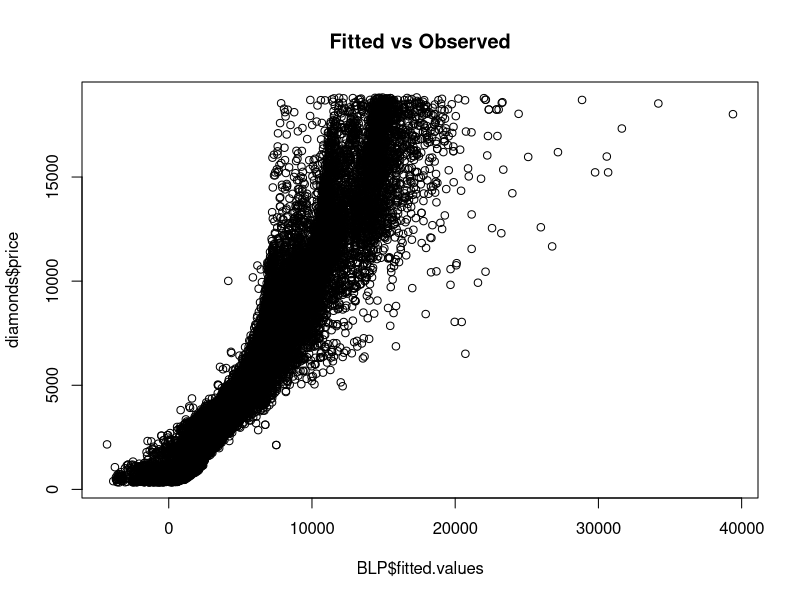
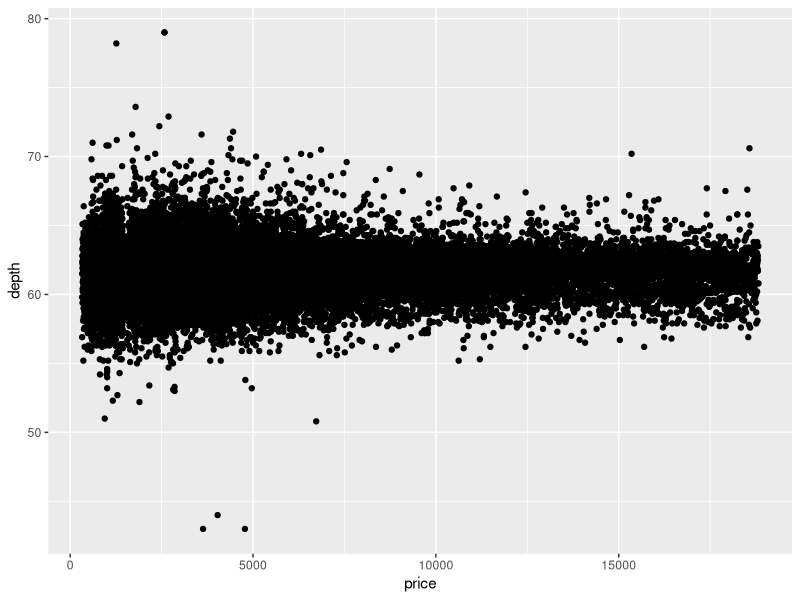
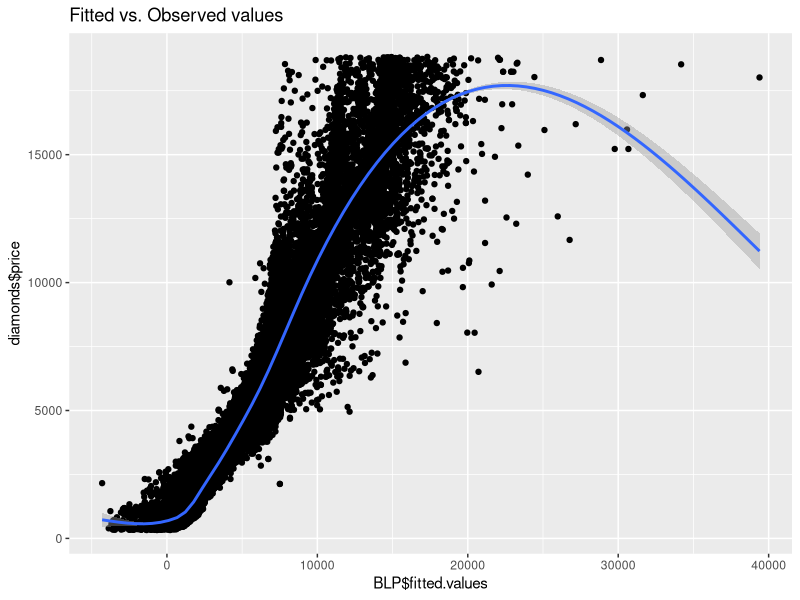
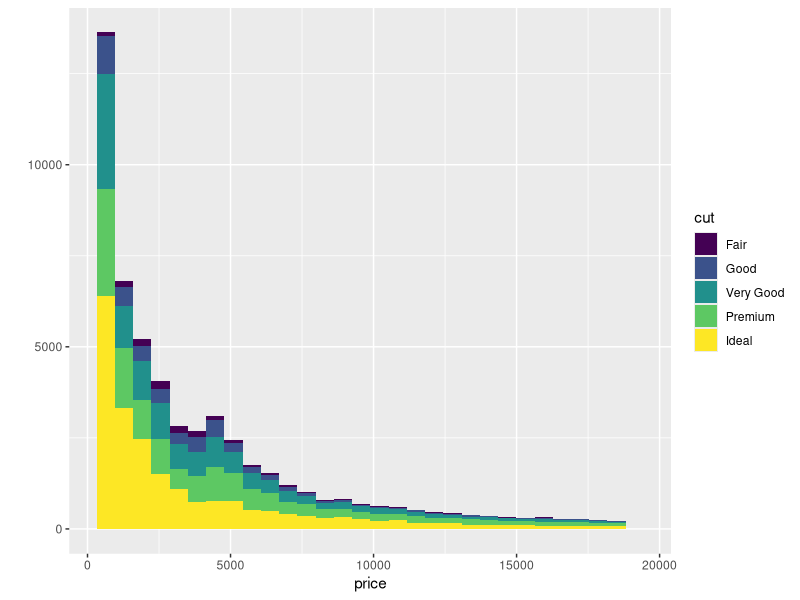
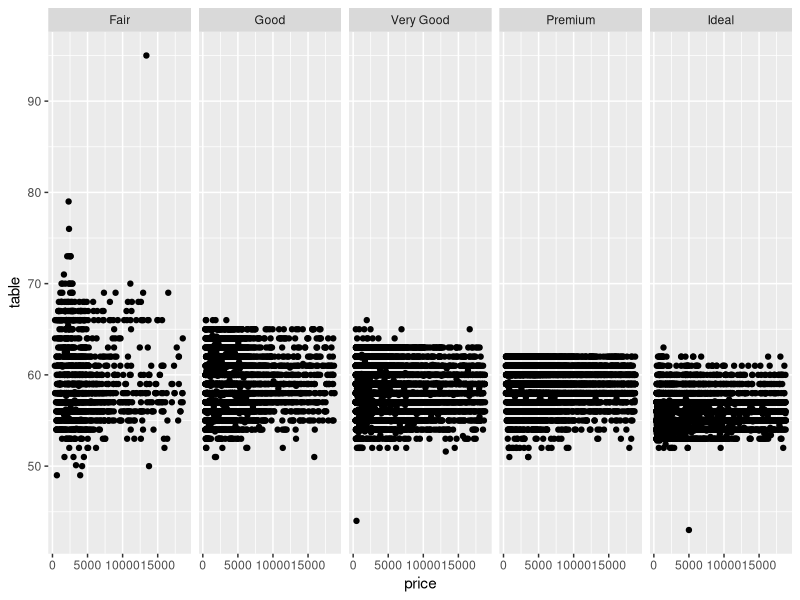
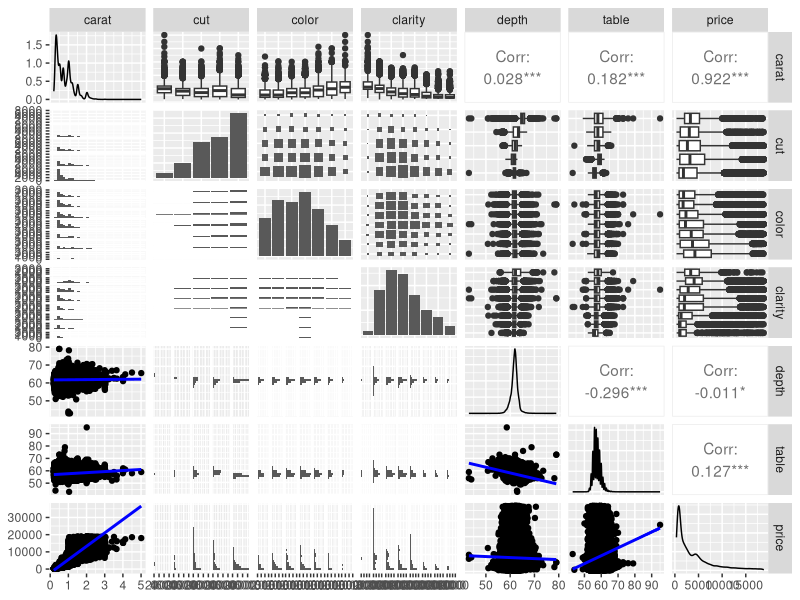

Reproduce these figures in R, in order.
## ---- chunk 1
install.packages("ggplot2")
install.packages("GGally")
library(ggplot2)
library(GGally)
data(diamonds)
head(diamonds)

## ---- chunk 2
BLP= lm(price ~., data=diamonds)
summary(BLP)
## ---- chunk 3
?ggplot2
## ---- chunk 4
plot(
  BLP$fitted.values ,
  diamonds$price, main="Fitted vs Observed")
## ---- chunk 5
qplot(price, depth, data = diamonds)
## ---- chunk 6
qplot(BLP$fitted.values, diamonds$price, main = "Fitted vs. Observed values", geom =c("point","smooth") )
## ---- chunk 7
qplot(price, data = diamonds, fill = cut)
## ---- chunk 8
qplot(price, table, data = diamonds, facets = .~ cut)
## ---- chunk 9
print('Promedio de los residuales')
mean(BLP$residuals)
print('Varianza de los residuales')
var(BLP$residuals)
## ---- chunk 10

require(GGally)
require(ggplot2)

my_fn <- function(data, mapping, ...){
  p <- ggplot(data = data, mapping = mapping) + 
    geom_point()  +
    geom_smooth(method=lm, fill="blue", color="blue", ...)
  p
}

g = ggpairs(diamonds,columns = 1:7 , lower = list(continuous = my_fn))
g
## ---- chunk 11
norm_vec <- function(x) sqrt(sum(x^2))
## ---- chunk 12
yestnorm = norm_vec(BLP$fitted.values)
ynorm = norm_vec(diamonds$price)
ratio = yestnorm/ynorm
acos(ratio)

## ---- chunk 13
#?acos
